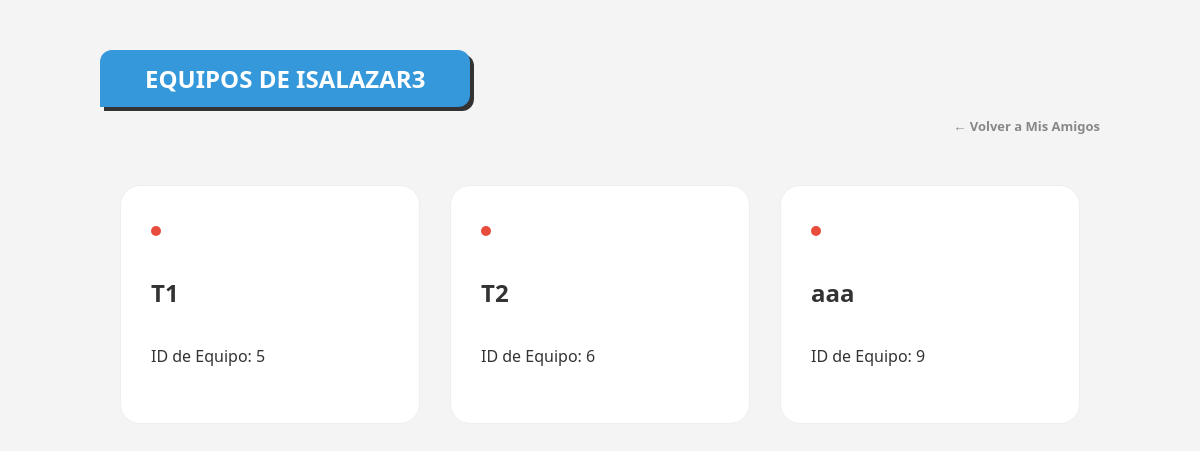
Page /friends/teams/isalazar3 (signed in) on the committed database.
### tables this page shows
CREATE TABLE EquipoPokémon (
    id_team INTEGER PRIMARY KEY AUTOINCREMENT,
    username VARCHAR(50),
    name VARCHAR(100),
    FOREIGN KEY (username) REFERENCES Users(username)
);

### app/controller/ui/IU_Amigos.py (the view)
    @bp.route('/teams/<username>')
    def ver_equipos_amigo(username):
        if 'user' not in session: return redirect(url_for('iu_mprincipal.login'))
        me = session['user']
        check_sql = f"""
            SELECT status FROM Amigo
            WHERE (user_sender='{me}' AND user_receiver='{username}' AND status=1)
               OR (user_sender='{username}' AND user_receiver='{me}' AND status=1)
        """
        if not db.execSQL(check_sql).next():
            flash('Solo puedes ver los equipos de tus amigos.', 'error')
            return redirect(url_for('iu_amigos.index'))
        sql_equipos = f"SELECT id_team, name FROM EquipoPokémon WHERE username='{username}'"
        res = db.execSQL(sql_equipos)
        equipos = []
        while res.next():
            equipos.append({
                'id': res.getInt('id_team'),
                'nombre': res.getString('name')
            })
        return render_template('amigo_equipos.html', amigo=username, equipos=equipos)

### app/database/GestorBD.py (called while the page is built)
    def execSQL(self, sql):
        cursor = self.connection.cursor()
        cursor.execute(sql)
        if not sql.strip().upper().startswith("SELECT"):
            self.connection.commit()
        datos = cursor.fetchall()
        return ResultadoSQL(datos)

### app/database/ResultadoSQL.py (called while the page is built)
    def next(self):
        self.indice += 1
        return self.indice < len(self.datos)

    def getInt(self, columna):
        return int(self.datos[self.indice][columna])

    def getString(self, columna):
        return str(self.datos[self.indice][columna])

### app/templates/amigo_equipos.html (shortened to what this page needs)
<!DOCTYPE html>
<html lang="es">
<head>
    <link rel="stylesheet" href="{{ url_for('static', filename='css/style.css') }}">
</head>
<body style="background-color: #f4f4f4;">
    <div class="menu-main-container">
        <div class="menu-banner" style="background-color: #3498db;">
            Equipos de {{ amigo }}
        </div>
        <div class="menu-top-links">
            <a href="{{ url_for('iu_amigos.index') }}" class="menu-link-secondary">← Volver a Mis Amigos</a>
        </div>
        <div style="padding: 20px;">
            {% if equipos|length == 0 %}
                <div style="text-align: center; color: #666; margin-top: 50px;">
                    <h3>Este entrenador no tiene equipos registrados.</h3>
                    <p>Parece que {{ amigo }} aún no está listo para combatir.</p>
                </div>
            {% else %}
                <div class="menu-grid">
                    {% for equipo in equipos %}
                    <div class="menu-nav-card" style="cursor: default;">
                        <div class="dot" style="background-color: #e74c3c;"></div>
                        <h2>{{ equipo.nombre }}</h2>
                        <p>ID de Equipo: {{ equipo.id }}</p>
                        </div>
                    {% endfor %}
                </div>
            {% endif %}
        </div>
    </div>
</body>
</html>

### app/static/css/style.css (style rules this page uses)
body { display: flex; justify-content: center; background-color: #f5f5f5; margin: 0; font-family: 'Segoe UI', Arial, sans-serif; min-height: 100vh; }
.menu-main-container { width: 90%; max-width: 1000px; margin: 50px auto; }
.menu-banner { background: #ee1515; color: white; display: inline-block; padding: 12px 45px; font-weight: bold; font-size: 24px; text-transform: uppercase; border-radius: 12px 12px 12px 0; margin-bottom: 40px; box-shadow: 4px 4px 0px #333; }
.menu-top-links { display: flex; gap: 20px; margin-top: -30px; margin-bottom: 30px; justify-content: flex-end; }
.menu-link-secondary { text-decoration: none; color: #888; font-size: 13px; font-weight: bold; }
.menu-grid { display: grid; grid-template-columns: repeat(auto-fit, minmax(220px, 1fr)); gap: 30px; }
.menu-nav-card { background: white; padding: 40px 30px; border-radius: 20px; text-decoration: none; color: #333; display: flex; flex-direction: column; border: 1px solid #eee; transition: all 0.3s ease; }
.menu-nav-card .dot { width: 10px; height: 10px; background: #ddd; border-radius: 50%; margin-bottom: 20px; }

### rows in the picture
EquipoPokémon: nombre "T1", id "5"
EquipoPokémon: nombre "T2", id "6"
EquipoPokémon: nombre "aaa", id "9"

### other values in the picture
{{ amigo }} "ISALAZAR3"
